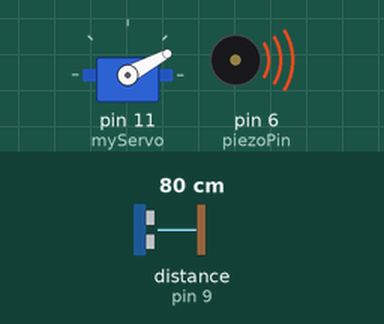
Simulated run of this sketch. Board: Arduino Uno, built with avr-gcc and run on an emulated ATmega328P. Parts: servo, buzzer (waves = sounding). Wiring (inferred from the names in the program): ultrasonic range finder: trigger pin 8; echo pin 9. Inputs (shaded band) come from the test bench; at power-on: distance to the obstacle (sensor on pin 9) 80 cm. The echo pulse lasts 58.3 µs per cm; what the sketch prints to the serial monitor is not drawn.

Above: at 1.28 s.
1.3 s: distance to the obstacle (sensor on pin 9) set to 2 cm
At 1.77 s:
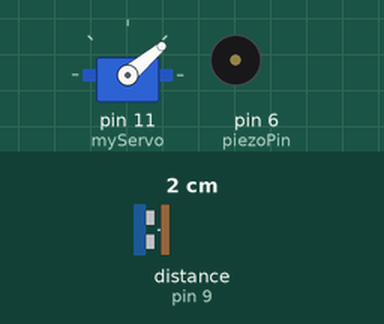
4.3 s: distance to the obstacle (sensor on pin 9) set to 4 cm
At 4.48 s:
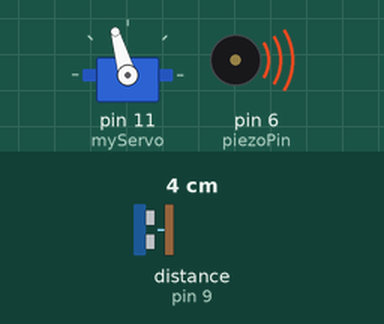
7.3 s: distance to the obstacle (sensor on pin 9) set to 2 cm
At 7.52 s:
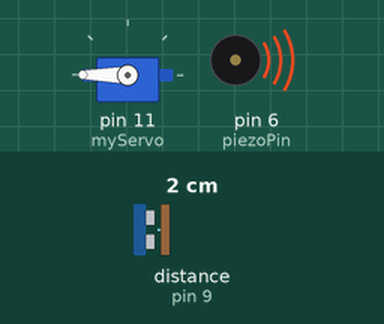
10.3 s: distance to the obstacle (sensor on pin 9) set to 13 cm
At 11.09 s:
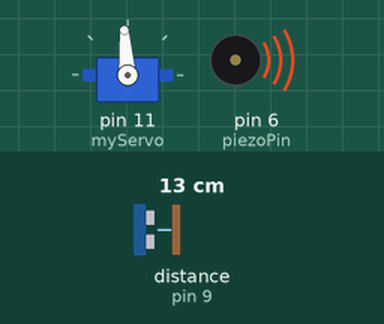
13.3 s: distance to the obstacle (sensor on pin 9) set to 35 cm
16.3 s: distance to the obstacle (sensor on pin 9) set to 9 cm
Timing chart, 0 to 20.3 s (numbered marks = the images above; inputs shaded):
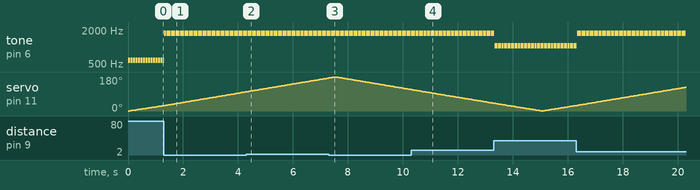

The sketch:

arduino-code.ino
```cpp
// Includes the Servo library
#include <Servo.h>


// Defines Tirg and Echo pins of the Ultrasonic Sensor
const int trigPin = 8;
const int echoPin = 9;

//Defines piezo pin
const int piezoPin = 6;

// Variables for the duration and the distance
long duration;
int distance;


int notes[] = {261, 392, 587, 784, 1046, 1568, 1760}; // Enter here the notes you like

Servo myServo; // Creates a servo object for controlling the servo motor

void setup() {
  pinMode(trigPin, OUTPUT); // Sets the trigPin as an Output
  pinMode(echoPin, INPUT); // Sets the echoPin as an Input
  pinMode(piezoPin, OUTPUT);// Set the buzzer as an Output
  Serial.begin(9600);
  myServo.attach(11); // Defines on which pin is the servo motor attached
}

void loop() {

  // rotates the servo motor from 15 to 165 degrees
  for(int i=0;i<=180;i++){
  myServo.write(i);

  distance = calculateDistance();// Calls a function for calculating the distance measured by the Ultrasonic sensor for each degree

  //beep sequence
  if(distance > 100){
    noTone(piezoPin);
     delay(10);
    noTone(piezoPin);
    delay(30);
  }
  else if (distance <= 100 && distance > 80){
    tone(piezoPin, notes[1]);
     delay(10);
    noTone(piezoPin);
    delay(30);
  }
  else if (distance <= 80 && distance > 60){
    tone(piezoPin, notes[2]);
     delay(10);
    noTone(piezoPin);
    delay(30);
  }
  else if (distance <= 60 && distance > 40){
    tone(piezoPin,notes[3]);
     delay(10);
    noTone(piezoPin);
    delay(30);
  }
  else if (distance <= 40 && distance > 20){
    tone(piezoPin,notes[4]);
     delay(10);
    noTone(piezoPin);
    delay(30);
  }
  else if (distance <= 20 && distance > 10){
    tone(piezoPin,notes[5]);
     delay(10);
    noTone(piezoPin);
    delay(30);
  }
  else {
    tone(piezoPin,notes[6]);
     delay(10);
    noTone(piezoPin);
    delay(30);
  }


  Serial.print(i); // Sends the current degree into the Serial Port
  Serial.print(","); // Sends addition character right next to the previous value needed later in the Processing IDE for indexing
  Serial.print(distance); // Sends the distance value into the Serial Port
  Serial.print("."); // Sends addition character right next to the previous value needed later in the Processing IDE for indexing
  }
  // Repeats the previous lines from 165 to 15 degrees
  for(int i=180;i>0;i--){
  myServo.write(i);

  distance = calculateDistance();
  if(distance > 100){
    noTone(piezoPin);
    delay(10);
    noTone(piezoPin);
    delay(30);
  }
  else if (distance <= 100 && distance > 80){
    tone(piezoPin, notes[1]);
     delay(10);
    noTone(piezoPin);
    delay(30);
  }
  else if (distance <= 80 && distance > 60){
    tone(piezoPin, notes[2]);
     delay(10);
    noTone(piezoPin);
    delay(30);
  }
  else if (distance <= 60 && distance > 40){
    tone(piezoPin,notes[3]);
     delay(10);
    noTone(piezoPin);
    delay(30);
  }
  else if (distance <= 40 && distance > 20){
    tone(piezoPin,notes[4]);
     delay(10);
    noTone(piezoPin);
    delay(30);
  }
  else if (distance <= 20 && distance > 20){
    tone(piezoPin,notes[5]);
     delay(10);
    noTone(piezoPin);
    delay(30);
  }
  else {
    tone(piezoPin,notes[6]);
    delay(10);
    noTone(piezoPin);
    delay(30);
  }

  Serial.print(i);
  Serial.print(",");
  Serial.print(distance);
  Serial.print(".");

  }
}
// Function for calculating the distance measured by the Ultrasonic sensor
int calculateDistance(){

  digitalWrite(trigPin, LOW);
  delayMicroseconds(2);
  // Sets the trigPin on HIGH state for 10 micro seconds
  digitalWrite(trigPin, HIGH);
  delayMicroseconds(10);
  digitalWrite(trigPin, LOW);
  duration = pulseIn(echoPin, HIGH); // Reads the echoPin, returns the sound wave travel time in microseconds
  //U(m/s)=dX(m)/dT(s)
  //in this case Duration(time)= 2*Distance/SpeedOfSound=>
  //Distance=SpeedOfSound*Duration/2
  // In dry air at 20 Â°C, the speed of sound is 343.2 m/s or 0.003432 m/Microsecond or 0,03434 cm/Microseconds
  distance= duration*0.034/2;
  return distance;
}

int pluse(){
  if (distance <= 100){
    digitalWrite(piezoPin, HIGH);
    delay(100);
  }
}
```

Measured:
- by itself, tone on pin 6 (piezoPin): alternates 1760 Hz for 0.01 s and silent for 0.03 s
